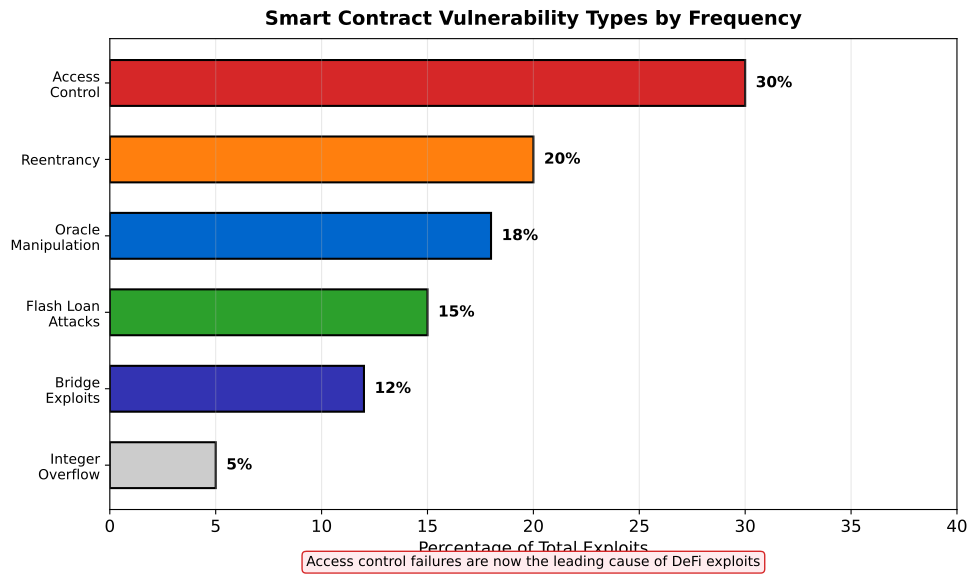

Generate this figure with Python:
"""
Top Smart Contract Vulnerabilities
Horizontal bar showing most common vulnerability types
"""

import matplotlib.pyplot as plt
import numpy as np
from pathlib import Path

CHART_METADATA = {
    'title': 'Top Vulnerabilities',
    'url': 'https://github.com/Digital-AI-Finance/Blockchain_Crypto/tree/main/Module_F_Advanced_Topics/L43_Smart_Contract_Security/charts/01_top_vulnerabilities'
}

plt.rcParams.update({
    'font.size': 14,
    'axes.labelsize': 14,
    'axes.titlesize': 16,
    'xtick.labelsize': 12,
    'ytick.labelsize': 12,
    'legend.fontsize': 12,
    'figure.figsize': (10, 6),
    'figure.dpi': 150
})

MLPURPLE = '#3333B2'
MLBLUE = '#0066CC'
MLORANGE = '#FF7F0E'
MLGREEN = '#2CA02C'
MLRED = '#D62728'

fig, ax = plt.subplots(figsize=(10, 6))

# Top vulnerabilities by frequency in exploits
vulnerabilities = ['Access\nControl', 'Reentrancy', 'Oracle\nManipulation', 'Flash Loan\nAttacks',
                   'Bridge\nExploits', 'Integer\nOverflow']
frequency = [30, 20, 18, 15, 12, 5]  # Percentage of total exploits
colors = [MLRED, MLORANGE, MLBLUE, MLGREEN, MLPURPLE, '#CCCCCC']

y_pos = np.arange(len(vulnerabilities))

bars = ax.barh(y_pos, frequency, color=colors, edgecolor='black', linewidth=1.5, height=0.6)

# Add value labels
for bar, pct in zip(bars, frequency):
    ax.text(bar.get_width() + 0.5, bar.get_y() + bar.get_height()/2,
            f'{pct}%', va='center', fontsize=14, fontweight='bold')

ax.set_yticks(y_pos)
ax.set_yticklabels(vulnerabilities, fontsize=14)
ax.set_xlabel('Percentage of Total Exploits', fontsize=15)
ax.set_xlim(0, 40)

ax.invert_yaxis()
ax.grid(True, alpha=0.3, axis='x')

# Annotation
ax.text(0.5, -0.12, 'Access control failures are now the leading cause of DeFi exploits',
        transform=ax.transAxes, ha='center', fontsize=14,
        bbox=dict(boxstyle='round,pad=0.3', facecolor='#FFEBEE', edgecolor=MLRED))

ax.set_title('Smart Contract Vulnerability Types by Frequency', fontweight='bold', fontsize=14, pad=10)
plt.tight_layout()

output_path = Path(__file__).parent / 'chart.pdf'
plt.savefig(output_path, bbox_inches='tight', dpi=300)
print(f"Chart saved to: {output_path.absolute()}")
plt.close()
